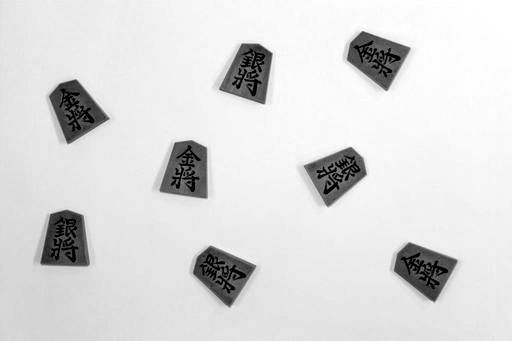
#> input picture Multimedia_analysis/IMG_shogi.jpg, 512 x 341 px
$ jupyter execute iterator.ipynb   (older library calls are emulated)
#> lines starting #> are read from the running program, lines starting #| are printed output that depends on the picture
[cell 1]
import cv2
import numpy as np
import matplotlib.pyplot as plt

img = cv2.imread('IMG_shogi.jpg',0)
#> img is the input picture: shape (341, 512); min 0, max 255, mean 219.3
img_info = img.shape
#> img_info = (341, 512)

height = img_info[0]
#> height = 341
width = img_info[1]
#> width = 512

count = np.zeros(256, np.float)
count_ratio = np.zeros(256, np.float)

for i in range(0, height):
    for j in range(0, width):
        pixel = img[i,j]
        index = int(pixel)
        count[index] = count[index]+1
#> after the loop, count = 256 values, max 9198 at index 249, min 8 at index 150, mean 682

for i in range(0, 256):
    count_ratio[i] = count[i]/(height*width)
#> after the loop, count_ratio = 256 values, max 0.0527 at index 249, min 4.58e-05 at index 150, mean 0.00391

x = np.linspace(0, 255, 256)
y = count_ratio
#> y has the same summary as count_ratio
plt.bar(x, y, 0.9, alpha=1, color='b')
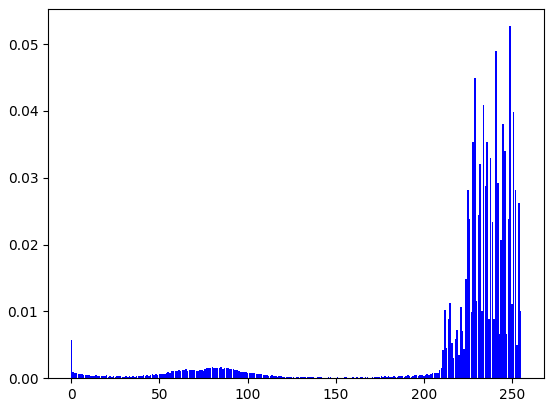
#> figure drawn by matplotlib, 1 panel; tallest bar 0.0527 high, from x = 248.6 to 249.5

[cell 2]
def mean_fromi2j(array, i, j):
    sum_pixel = 0
    sum = 0
    for n in range(i, j):
        sum_pixel = sum_pixel + array[n] * n
        sum = sum + array[n]
    if (sum != 0):
        mean = float(sum_pixel/sum)
    else:
        mean = 0

    return mean

[cell 3]
def sum_fromi2j(array, i, j):
    sum = 0
    for n in range(i,j):
        sum = sum + array[n]

    return sum

[cell 4]
for i in range(0, 256):
    if count[i] != 0:
        min = i
        print('the minist number is ',min)
        break

[cell 5]
for i in range(0,255):
    if count[255-i] != 0:
        max = 255-i
        print('the max number is ', max)
        break

[cell 6]
T = int((max + min) / 2)

[cell 7]
T_changed = True

[cell 8]
while(T_changed):
    oldT = T
    zo = mean_fromi2j(count, 0, T)
    zb = mean_fromi2j(count, T, 255)
    T = int((zo + zb)/2)
    if oldT == T:
        T_changed = False
#> this loop made 3 passes
#> (oldT, zo, zb, T) on passes 2 to 3: (150, 66.94, 235.9, 151), (151, 66.97, 235.9, 151)
#> (zo, zb, T) on pass 1: (65.01, 235.6, 150)
